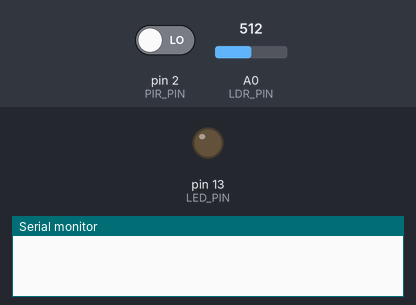
Bench run of a sketch on a simulated Arduino Uno, built with avr-gcc and run on an emulated ATmega328P. Shown: output pins drawn as LEDs (lit = HIGH), the last lines printed to the serial monitor. Inputs (shaded band) come from the test bench; at power-on: pin 2 (PIR_PIN) LOW, A0 (LDR_PIN) = 512.

Above: at 1.2 s.
1.3 s: pin 2 (PIR_PIN) driven HIGH
At 2.5 s:
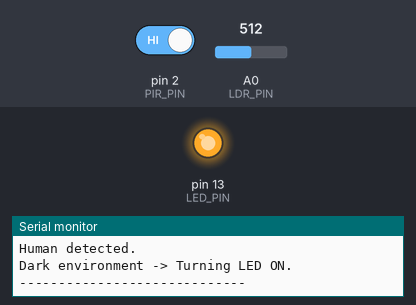
2.8 s: A0 (LDR_PIN) set to 487
At 3.6 s:
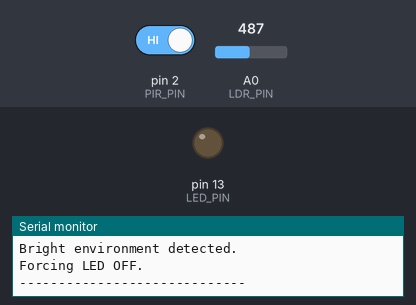
Timing chart, 0 to 5.8 s (numbered marks = the images above; inputs shaded):
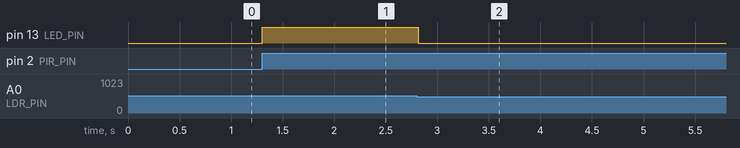

Measured:
- the behaviour switches between 501 and 500 on A0 (LDR_PIN) (found by bisection; images 1 and 2)
- after the input at 1.3 s, pin 13 (LED_PIN): LOW → HIGH at once
- after the input at 2.8 s, pin 13 (LED_PIN): HIGH → LOW at once

The sketch:

auto_light.ino
```cpp
#define LDR_PIN A0
#define PIR_PIN 2
#define LED_PIN 13

int ldrValue = 0;
int ldrThreshold = 500;   // Adjust after testing

bool ledState = false;
bool lastPirState = LOW;

void setup() {
  pinMode(PIR_PIN, INPUT);
  pinMode(LED_PIN, OUTPUT);

  digitalWrite(LED_PIN, LOW);
  Serial.begin(9600);
}
void loop() {

  ldrValue = analogRead(LDR_PIN);
  bool currentPirState = digitalRead(PIR_PIN);

  // Check brightness condition
  if (ldrValue > ldrThreshold) {   // Dark (change sign if needed)

    if (currentPirState == HIGH && lastPirState == LOW) {

      Serial.println("Human detected.");

      ledState = !ledState;

      if (ledState) {
        digitalWrite(LED_PIN, HIGH);
        Serial.println("Dark environment -> Turning LED ON.");
      } else {
        digitalWrite(LED_PIN, LOW);
        Serial.println("Dark environment -> Turning LED OFF.");
      }

      Serial.println("-----------------------------");
    }

  } else {

    if (ledState == true) {
      Serial.println("Bright environment detected.");
      Serial.println("Forcing LED OFF.");
      Serial.println("-----------------------------");
    }

    digitalWrite(LED_PIN, LOW);
    ledState = false;
  }

  lastPirState = currentPirState;
}
```
